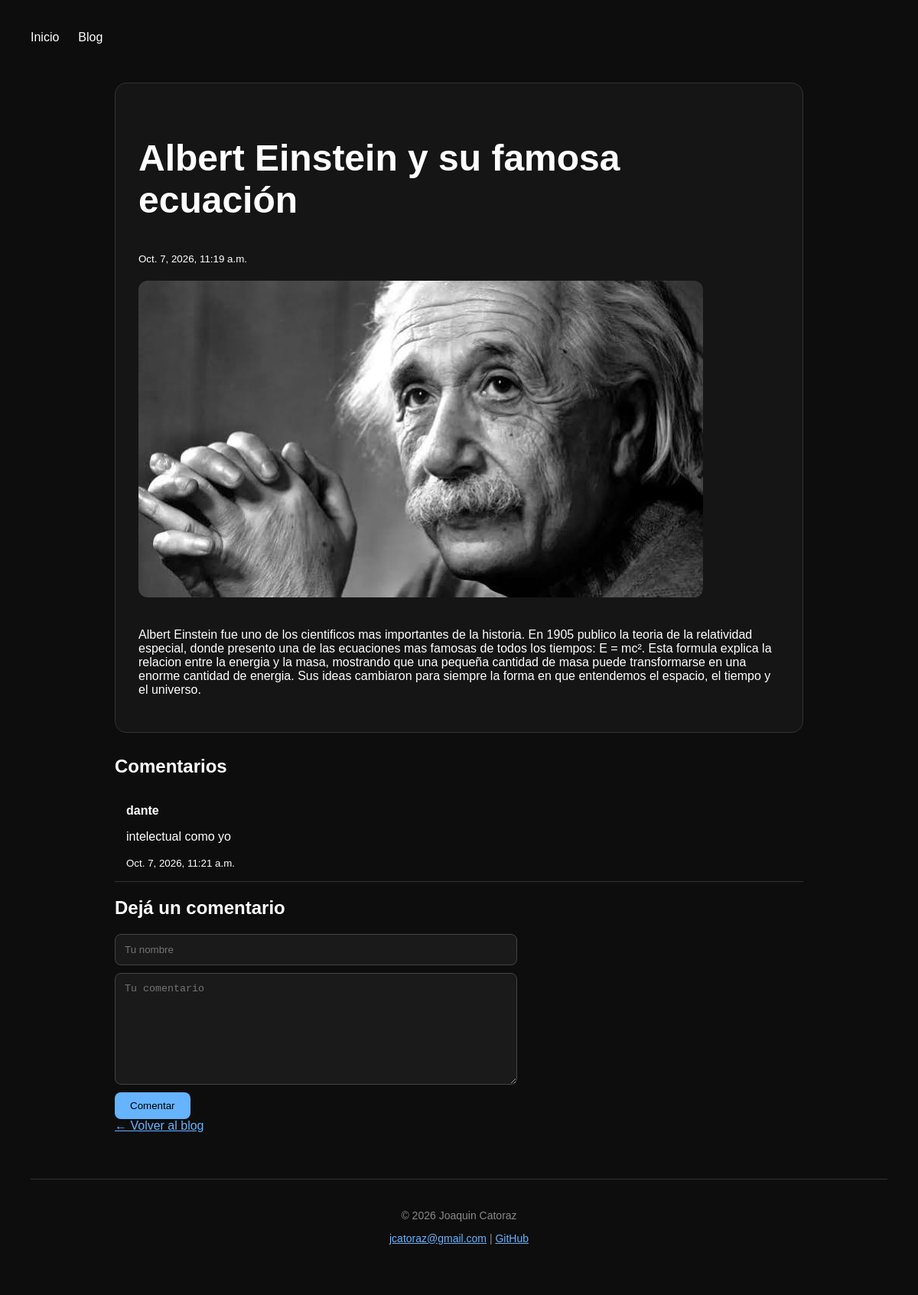
/blog/5/, run on the app's committed database.
### blog/models.py (models this page shows, shortened)
class Post(models.Model):
    CATEGORIAS = [
        ("paises", "Paises"),
        ("deportes", "Deportes"),
        ("educacion", "Educacion"),
        ("cocina", "Cocina"),
        ("historia", "Historia"),
        ("ciencia", "Ciencia"),
        ("curiosidades", "Curiosidades"),
    ]
    titulo = models.CharField(max_length=200)
    texto = models.TextField()
    imagen = models.ImageField(upload_to="posts/", blank=True, null=True)
    categoria = models.CharField(max_length=20, choices=CATEGORIAS, default="curiosidades")
    likes = models.IntegerField(default=0)
    fecha = models.DateTimeField(auto_now_add=True)

class Comentario(models.Model):
    post = models.ForeignKey(Post, on_delete=models.CASCADE)
    nombre = models.CharField(max_length=100)
    texto = models.TextField()
    fecha = models.DateTimeField(auto_now_add=True)

### blog/views.py (the view, shortened to what this page needs)
# urls.py: path("<int:post_id>/", views.detalle_post, name="detalle_post"),
def detalle_post(request, post_id):
    post = Post.objects.get(id=post_id)
    comentarios = Comentario.objects.filter(post=post).order_by("-fecha")
    return render(request, "blog/detalle_post.html", {
        "post": post,
        "comentarios": comentarios
    })

### blog/templates/blog/detalle_post.html (shortened to what this page needs)
{% load static %}
<!DOCTYPE html>
<html lang="es">
<head>
    <link rel="stylesheet" href="{% static 'blog/styles.css' %}">
</head>
<body>
    <nav>
        <a href="/">Inicio</a>
        <a href="{% url 'blog:lista_posts' %}">Blog</a>
    </nav>
    <main>
        <article>
            <h1>{{ post.titulo }}</h1>
            <small>{{ post.fecha }}</small>
            {% if post.imagen %}
                <img src="{{ post.imagen.url }}">
            {% endif %}
            <p>{{ post.texto }}</p>
        </article>
        <section>
            <h2>Comentarios</h2>
            {% for comentario in comentarios %}
                <div class="comentario">
                    <strong>{{ comentario.nombre }}</strong>
                    <p>{{ comentario.texto }}</p>
                    <small>{{ comentario.fecha }}</small>
                </div>
            {% empty %}
                <p>No hay comentarios todavía.</p>
            {% endfor %}
        </section>
        <section>
            <h2>Dejá un comentario</h2>
            <form method="post">
                <input type="text" name="nombre" placeholder="Tu nombre" required>
                <textarea name="texto" placeholder="Tu comentario" required></textarea>
                <button type="submit">Comentar</button>
            </form>
        </section>
        <a href="{% url 'blog:lista_posts' %}">← Volver al blog</a>
    </main>
    <footer>
        <p>© 2026 Joaquin Catoraz</p>
        <p>
            <a href="mailto:jcatoraz@gmail.com">jcatoraz@gmail.com</a>
            |
            <a href="https://github.com/jcatoraz-arch" target="_blank">GitHub</a>
        </p>
    </footer>
</body>
</html>

### blog/static/blog/styles.css (style rules this page uses)
body { font-family: "Space Grotesk", sans-serif; margin: 0; padding: 40px; background: #0d0d0d; color: white; }
nav { display: flex; gap: 25px; margin-bottom: 50px; }
nav a { color: white; text-decoration: none; }
main { max-width: 900px; margin: auto; }
h1 { font-size: 3rem; margin-bottom: 40px; }
h2 { color: white; }
a { color: #66b3ff; }
article { padding: 30px; margin-bottom: 30px; background: #151515; border: 1px solid #333; border-radius: 15px; }
article img { max-width: 100%; max-height: 500px; margin: 20px 0; border-radius: 12px; }
.comentario { padding: 15px; margin: 15px 0; border-bottom: 1px solid #333; }
input, textarea { display: block; width: 100%; max-width: 500px; margin: 10px 0; padding: 12px; background: #1a1a1a; color: white; border: 1px solid #444; border-radius: 8px; }
textarea { min-height: 120px; resize: vertical; }
button { padding: 10px 20px; background: #66b3ff; border: none; border-radius: 8px; cursor: pointer; }
footer { text-align: center; margin-top: 60px; padding: 25px; border-top: 1px solid #333; color: #888; font-size: 14px; }

### data on the page
Post: titulo "Albert Einstein y su famosa ecuación", fecha "Oct. 7, 2026, 11:19 a.m.", imagen (picture), texto "Albert Einstein fue uno de los cientificos mas importantes de la historia. En 1905 publico la teoria de la relatividad especial, donde presento una de las ecuaciones mas famosas de todos los tiempos: E = mc². Esta formula explica la relacion entre la energia y la masa, mostrando que una pequeña cantidad de masa puede transformarse en una enorme cantidad de energia. Sus ideas cambiaron para siempre la forma en que entendemos el espacio, el tiempo y el universo."
Comentario: nombre "dante", texto "intelectual como yo", fecha "Oct. 7, 2026, 11:21 a.m."
